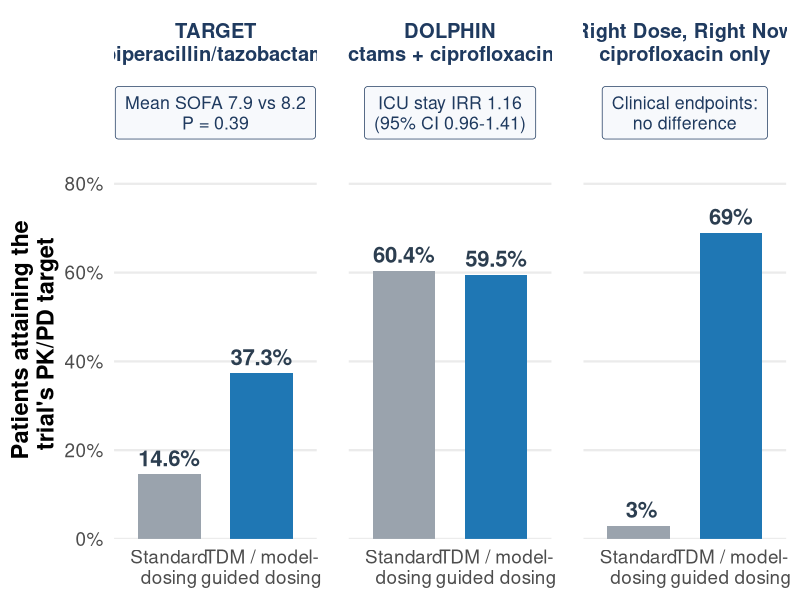

Here is the R script that generated this plot:
# =============================================================================
# PK/PD target attainment by trial arm in the three randomised trials of
# TDM- or model-guided antibiotic dosing in ICU patients (published 2022).
# Published percentages only (abstracts); no simulation.
#   TARGET   Hagel 2022, Intensive Care Med      piperacillin/tazobactam, n = 249
#            target attainment 37.3 % (TDM) vs 14.6 % (no TDM); mean SOFA 7.9 vs 8.2, P = 0.39
#   DOLPHIN  Ewoldt 2022, Intensive Care Med     beta-lactams + ciprofloxacin, n = 388
#            day 3: 59.5 % (MIPD) vs 60.4 % (standard); ICU stay IRR 1.16 (0.96-1.41)
#   Right Dose, Right Now  Roggeveen 2022, Crit Care   n = 252 randomised (stopped early)
#            ciprofloxacin 69 % vs 3 %; "for the other antibiotics [vancomycin, meropenem,
#            ceftriaxone] AutoKinetics dosing did not improve target attainment" (no % in abstract)
# Target definitions and sampling days differ between trials: compare arms
# WITHIN a trial, not bars BETWEEN trials.
# =============================================================================
suppressPackageStartupMessages({library(dplyr); library(ggplot2)})

col_int <- "#1f77b4"; col_std <- "#9aa3ad"
d <- tribble(
  ~trial,                                              ~arm,        ~pct,
  "TARGET\npiperacillin/tazobactam",                   "Standard",  14.6,
  "TARGET\npiperacillin/tazobactam",                   "Guided",    37.3,
  "DOLPHIN\nbeta-lactams + ciprofloxacin, day 3",      "Standard",  60.4,
  "DOLPHIN\nbeta-lactams + ciprofloxacin, day 3",      "Guided",    59.5,
  "Right Dose, Right Now\nciprofloxacin only",         "Standard",   3,
  "Right Dose, Right Now\nciprofloxacin only",         "Guided",    69
) |>
  mutate(trial = factor(trial, unique(trial)),
         arm   = factor(arm, c("Standard", "Guided")))

outc <- tibble(
  trial = factor(levels(d$trial), levels(d$trial)),
  lab = c("Mean SOFA 7.9 vs 8.2\nP = 0.39",
          "ICU stay IRR 1.16\n(95% CI 0.96-1.41)",
          "Clinical endpoints:\nno difference")
)

p <- ggplot(d, aes(arm, pct, fill = arm)) +
  geom_col(width = 0.68) +
  geom_text(aes(label = sprintf("%s%%", format(pct, nsmall = 0, drop0trailing = TRUE))),
            vjust = -0.5, size = 5.6, fontface = "bold", color = "#2c3e50") +
  geom_label(data = outc, aes(x = 1.5, y = 96, label = lab), inherit.aes = FALSE,
             size = 4.5, lineheight = 0.95, fill = "#f7f9fc", color = "#1f3a5f",
             linewidth = 0.3, label.padding = unit(0.45, "lines")) +
  facet_wrap(~trial, nrow = 1) +
  scale_fill_manual(values = c(Standard = col_std, Guided = col_int), guide = "none") +
  scale_x_discrete(labels = c(Standard = "Standard\ndosing", Guided = "TDM / model-\nguided dosing")) +
  scale_y_continuous(limits = c(0, 105), breaks = seq(0, 80, 20), expand = c(0, 0),
                     labels = \(x) paste0(x, "%")) +
  labs(x = NULL, y = "Patients attaining the\ntrial's PK/PD target") +
  theme_minimal(base_size = 17) +
  theme(panel.grid.minor = element_blank(), panel.grid.major.x = element_blank(),
        strip.text = element_text(face = "bold", size = 14.5, color = "#1f3a5f", lineheight = 0.95),
        axis.title.y = element_text(face = "bold", hjust = 0.35),
        panel.spacing = unit(1.6, "lines"), plot.margin = margin(8, 10, 8, 8))

ggsave("figures/tdm_rct_target_attainment.png", p, width = 12.5, height = 5.8, dpi = 300, bg = "white")
